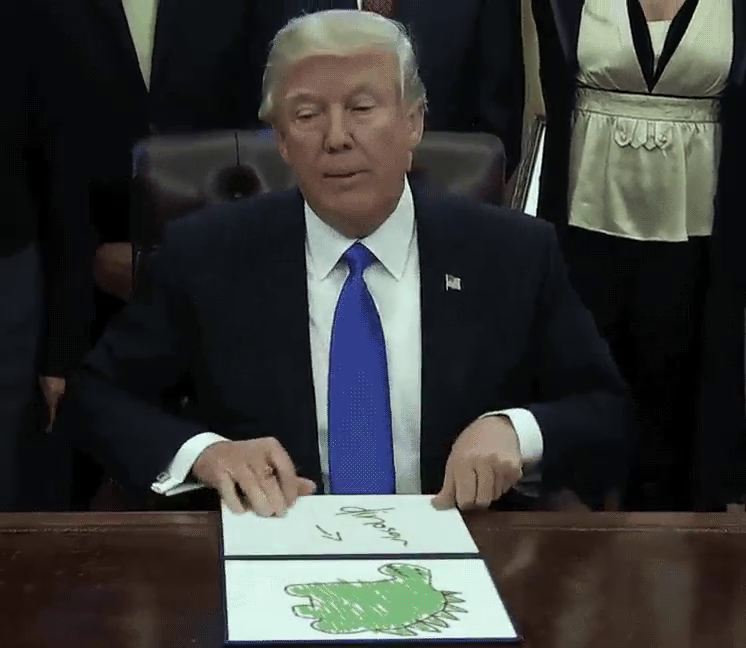
#> input picture frame 10 of Trump.mp4, 746 x 648 px, given in place of mystream, which was not available
$ python videoSave.py
#> lines starting #> are read from the running program, lines starting #| are printed output that depends on the picture
import numpy as np
import cv2

cam2 = 'rtmp://localhost/myapp/mystream'
cap = cv2.VideoCapture()
cap.open(cam2)

# Define the codec and create VideoWriter object
fourcc = cv2.VideoWriter_fourcc(*'XVID')
out = cv2.VideoWriter('outputs.avi',fourcc, 20.0, (640,480))

while(cap.isOpened()):
    ret, frame = cap.read()
#> frame is the input picture: shape (648, 746, 3); mean B, G, R 56.8, 58.8, 57.8
    if ret==True:
        frame = cv2.flip(frame,0)
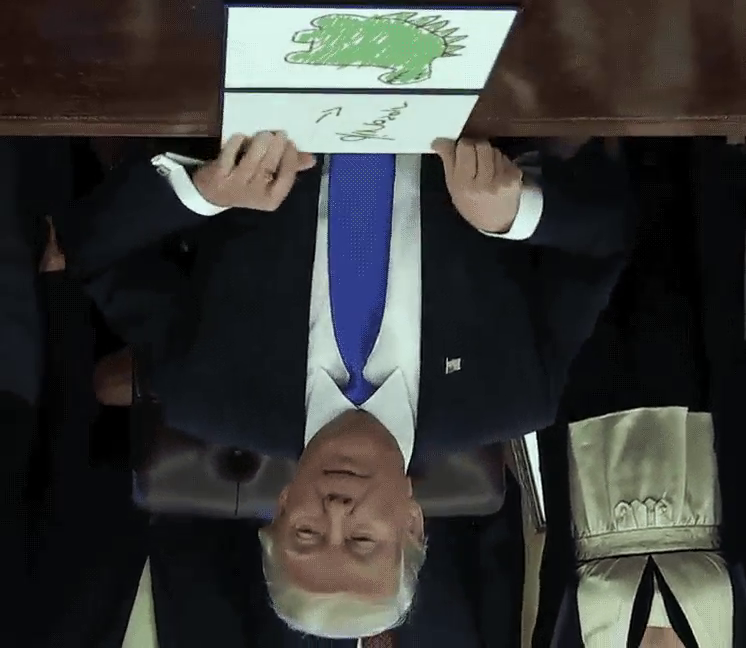
#> frame: shape (648, 746, 3); mean B, G, R 56.8, 58.8, 57.8

        # write the flipped frame
        out.write(frame)

        cv2.imshow('frame',frame)
        if cv2.waitKey(1) & 0xFF == ord('q'):
#> (key q is pressed here)
            break
    else:
        break

# Release everything if job is finished
cap.release()
out.release()
cv2.destroyAllWindows()

$ run again, starting later in the video
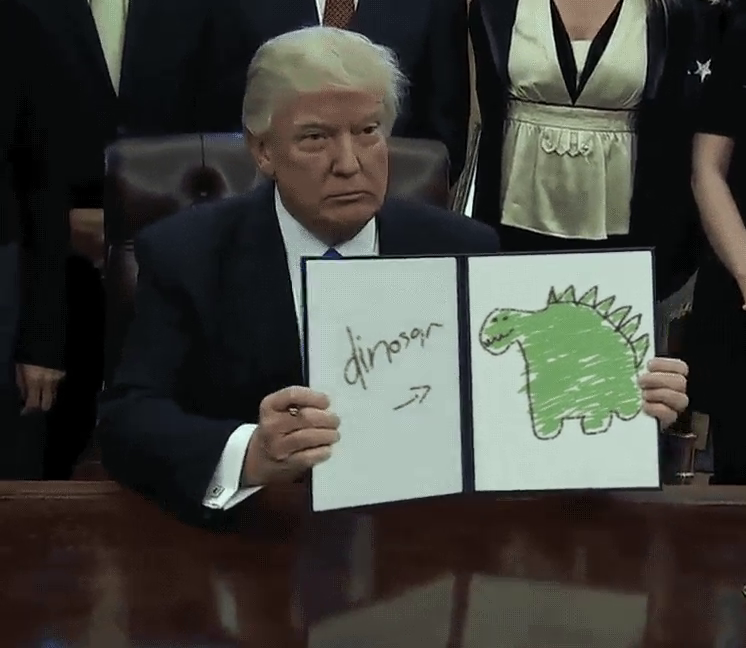
#> input picture frame 48 of Trump.mp4, 746 x 648 px, given in place of mystream, which was not available
#> frame is the input picture: shape (648, 746, 3); mean B, G, R 60.4, 66, 65.4
#> `frame = cv2.flip(frame,0)`:
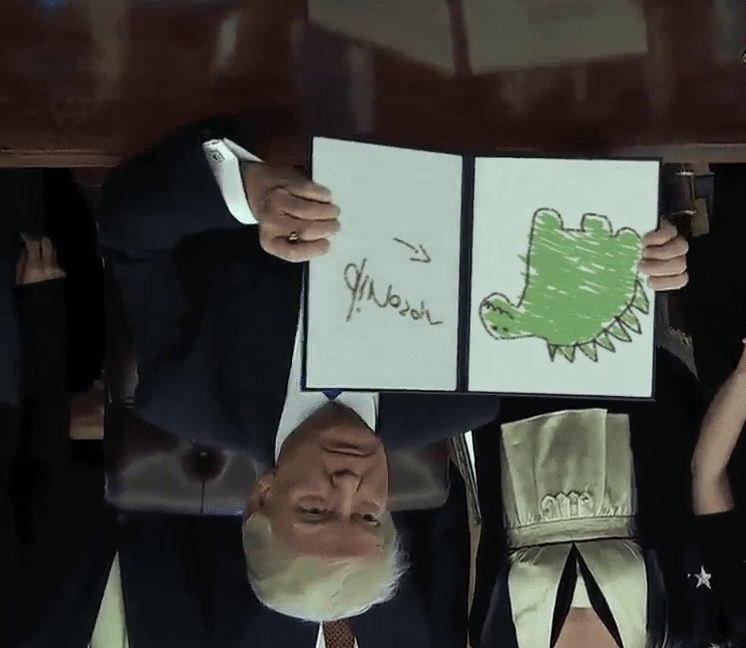
#> frame: shape (648, 746, 3); mean B, G, R 60.4, 66, 65.4

$ run again, starting later in the video
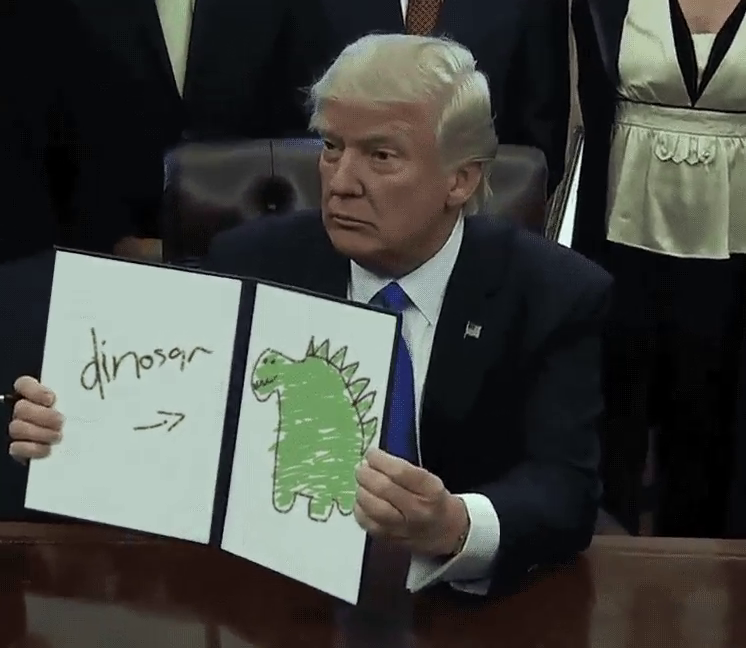
#> input picture frame 86 of Trump.mp4, 746 x 648 px, given in place of mystream, which was not available
#> frame is the input picture: shape (648, 746, 3); mean B, G, R 64.9, 69.4, 67.5
#> `frame = cv2.flip(frame,0)`:
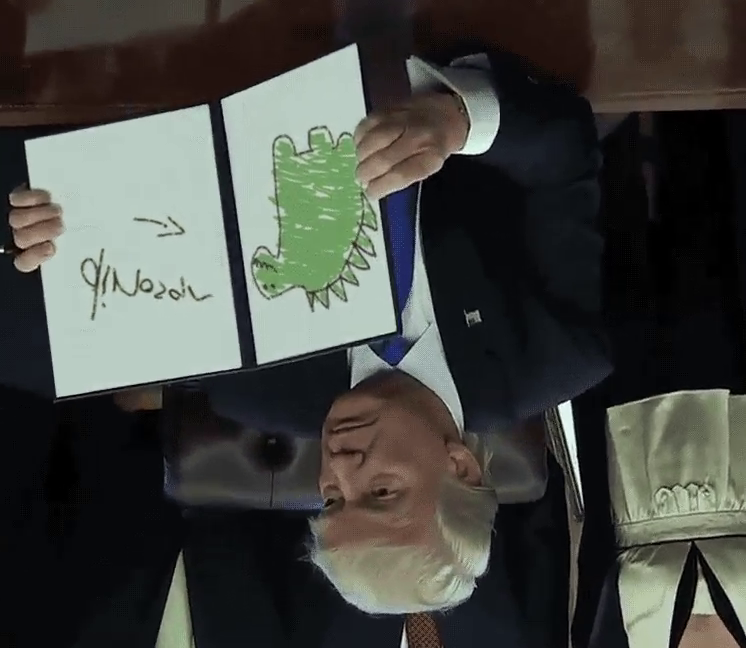
#> frame: shape (648, 746, 3); mean B, G, R 64.9, 69.4, 67.5
